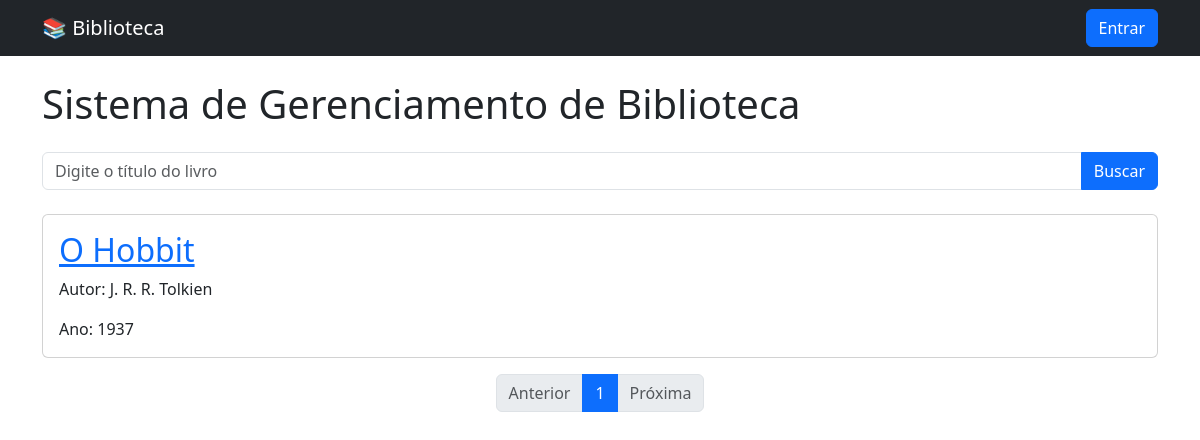
/livros/?pagina=2&busca=, run on an earlier commit of the app's database.
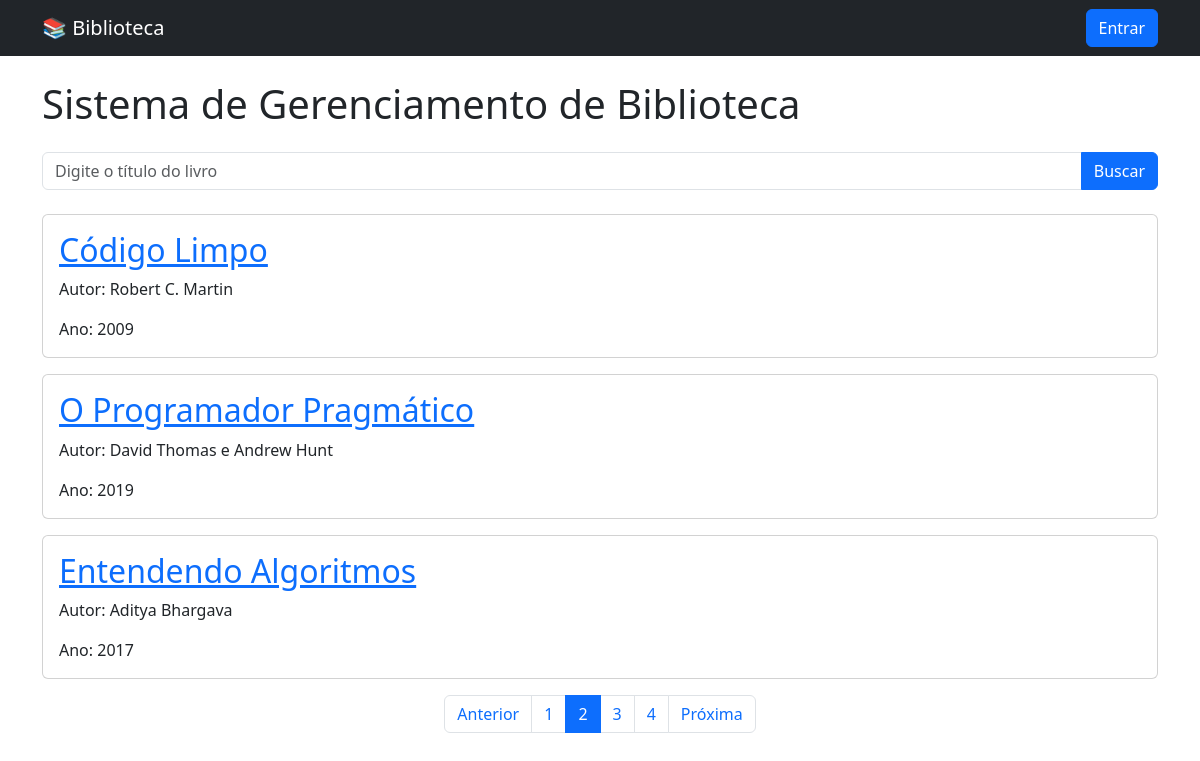
And on a later commit of the database.
### livros/models.py (models this page shows, shortened)
class Livro(models.Model):
    titulo = models.CharField(max_length=100)
    autor = models.CharField(max_length=100)
    ano_publicacao = models.IntegerField()

### livros/views.py (the view)
# urls.py: path('', views.lista_livros, name='lista_livros'),
def lista_livros(request):
    busca = request.GET.get('busca')
    livros = Livro.objects.all()
    if busca:
        livros = livros.filter(titulo__icontains=busca)
    paginator = Paginator(livros, 3)
    pagina = request.GET.get('pagina')
    livros = paginator.get_page(pagina)
    contexto = {
        'livros': livros
    }
    return render(request, 'livros/lista_livros.html', contexto)

### livros/templates/livros/lista_livros.html (shortened to what this page needs)
{% extends 'livros/base.html' %}
{% block content %}
<h1 class="mb-4">
    Sistema de Gerenciamento de Biblioteca
</h1>
<form method="GET" class="mb-4">
    <div class="input-group">
        <input
            type="text"
            name="busca"
            class="form-control"
            placeholder="Digite o título do livro"
            value="{{ busca|default:'' }}"
        >
        <button class="btn btn-primary" type="submit">
            Buscar
        </button>
    </div>
</form>
{% for livro in livros %}
    <div class="card mb-3">
        <div class="card-body">
            <a href="{% url 'detalhe_livro' livro.id %}">
                <h2 class="card-title">
                    {{ livro.titulo }}
                </h2>
            </a>
            <p class="card-text">
                Autor: {{ livro.autor }}
            </p>
            <p class="card-text">
                Ano: {{ livro.ano_publicacao }}
            </p>
        </div>
    </div>
{% empty %}
    <div class="alert alert-warning">
        Nenhum livro encontrado.
    </div>
{% endfor %}
<nav aria-label="Paginação">
    <ul class="pagination justify-content-center">
        {% if livros.has_previous %}
            <li class="page-item">
                <a class="page-link"
                   href="?pagina={{ livros.previous_page_number }}&busca={{ busca }}">
                    Anterior
                </a>
            </li>
        {% else %}
            <li class="page-item disabled">
                <span class="page-link">
                    Anterior
                </span>
            </li>
        {% endif %}
        {% for num in livros.paginator.page_range %}
            {% if livros.number == num %}
                <li class="page-item active">
                    <span class="page-link">
                        {{ num }}
                    </span>
                </li>
            {% else %}
                <li class="page-item">
                    <a class="page-link" href="?pagina={{ num }}&busca={{ busca }}">
                        {{ num }}
                    </a>
                </li>
            {% endif %}
        {% endfor %}
        {% if livros.has_next %}
            <li class="page-item">
                <a class="page-link"
                  href="?pagina={{ livros.next_page_number }}&busca={{ busca }}">
                    Próxima
                </a>
            </li>
        {% else %}
            <li class="page-item disabled">
                <span class="page-link">
                    Próxima
                </span>
            </li>
        {% endif %}
    </ul>
</nav>
{% endblock %}

### livros/templates/livros/base.html (shortened to what this page needs)
<!DOCTYPE html>
<html>
<head>
    <link href="https://cdn.jsdelivr.net/npm/bootstrap@5.3.3/dist/css/bootstrap.min.css" rel="stylesheet">
</head>
<body>
<nav class="navbar navbar-dark bg-dark">
    <div class="container">
        <a class="navbar-brand" href="{% url 'lista_livros' %}">
            📚 Biblioteca
        </a>
        <div>
            {% if user.is_authenticated %}
                <span class="text-white me-3">
                    Olá, {{ user.username }}
                </span>
               <form method="POST" action="{% url 'logout' %}" style="display:inline;">
                    {% csrf_token %}
                    <button type="submit" class="btn btn-danger">
                        Sair
                    </button>
                </form>
            {% else %}
                <a href="{% url 'login' %}" class="btn btn-primary">
                    Entrar
                </a>
            {% endif %}
        </div>
    </div>
</nav>
<div class="container mt-4">
    {% block content %}
    {% endblock %}
</div>
</body>
</html>

What changed in the data, as far as the page shows it:
no longer on this page (row unchanged): Livro: titulo "O Hobbit", autor "J. R. R. Tolkien", ano_publicacao "1937"
added Livro: titulo "Código Limpo", autor "Robert C. Martin", ano_publicacao "2009"
added Livro: titulo "O Programador Pragmático", autor "David Thomas e Andrew Hunt", ano_publicacao "2019"
added Livro: titulo "Entendendo Algoritmos", autor "Aditya Bhargava", ano_publicacao "2017"
Also different on the page:
list line gone: "1"
new list line: "1"
new list line: "2"
new list line: "3"
new list line: "4"
